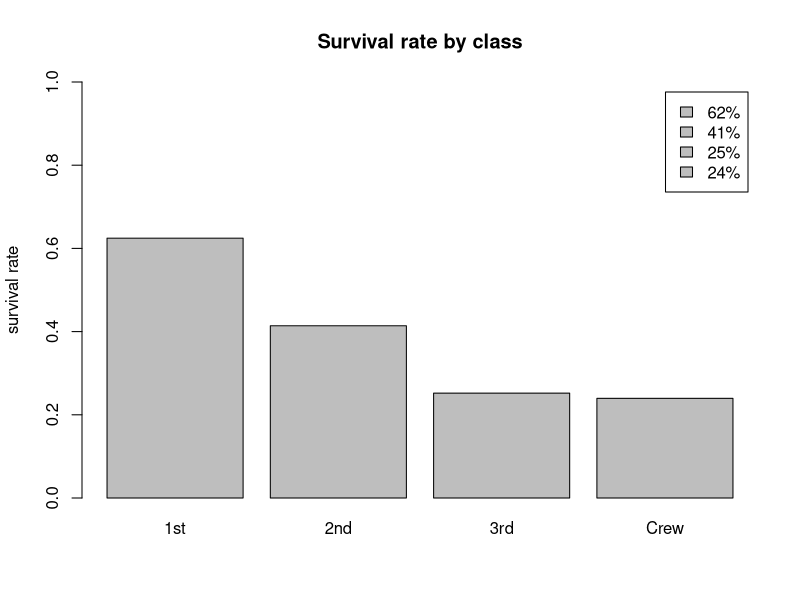
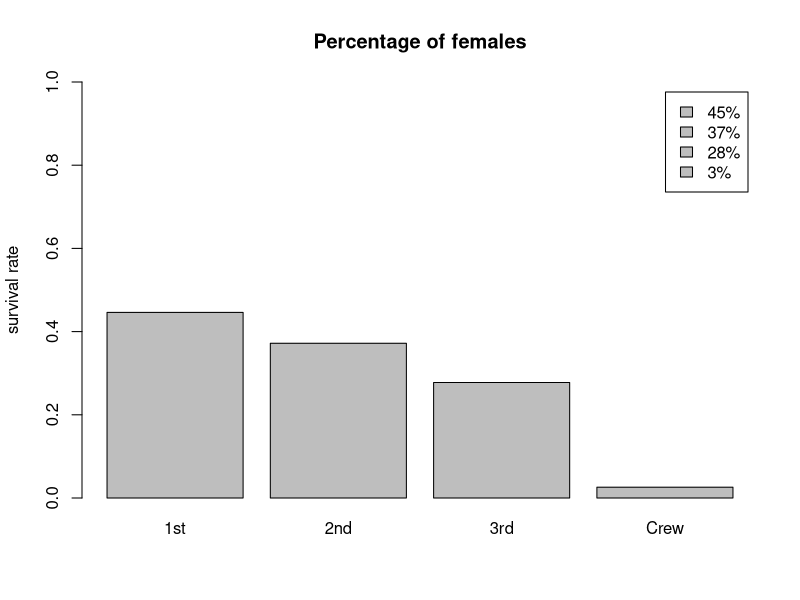

R code for these plots, in order:
## ---- chunk 1
############################################################
# by() function
# https://mp.weixin.qq.com/s?__biz=MzAxMDkxODM1Ng==&mid=2247490048&idx=1&sn=f79c7f9846515b8b588fefb135941f11&chksm=9b485abbac3fd3ad9c6432e3499882ce3a7cc460de9aacecb044745b310b660bec3ccca5cfe5&mpshare=1&scene=1&srcid=&key=bbe6b9114c051855c6e05c5f6a5dc16d5addeee60f7ac2d928317c33a17c5a647777eb26dd5d98532d1628085ee72a0a7eb83e2b7f5b3dc8f9c842ddd80609bbb2a627c9df7c7893b11d41fddf3a7011&ascene=1&uin=NzA3NTE3MTMz&devicetype=Windows+10&version=62060739&lang=en&pass_ticket=BtEL1XKYSfD1qCReMjnXodlolddB4kzH3wnV2pDFI0ABdnNAi32nzLgFOVceqYYQ
############################################################

data("Titanic")
library(data.table)
# transforming from class table to dataframe
dtTitanic = data.table(Titanic)
colnames(dtTitanic)[5] = "Freq"



#impact of one feature

############################################################
# by() a super useful way to summarize the dataframe
# no need to use table()
############################################################



dtClass <- dtTitanic[, list(n=sum(Freq)), by=c('Survived',
'Class')]
dtClass[, percentage := n / sum(n), by='Class']
dtClass[, textPercentage := paste(round(percentage * 100), '%',
sep='')]
barplot(
height=dtClass[Survived == 'Yes', percentage],
names.arg=dtClass[Survived == 'Yes', Class],
# col=dtClass[Survived == 'Yes', Class],
ylim=c(0, 1),
legend.text=dtClass[Survived == 'Yes', textPercentage],
ylab='survival rate',
main='Survival rate by class'
)


#the impact of two features combined
dtGenderFreq <- dtTitanic[, list(n=sum(Freq)), by=c('Sex', 'Class')]
dtGenderFreq[, percentage := n / sum(n), by='Class']
dtGenderFreq <- dtGenderFreq[Sex == 'Female']
dtGenderFreq[, textPercentage := paste(round(percentage * 100), '%',
sep='')]
barplot(
height=dtGenderFreq[, percentage],
names.arg=dtGenderFreq[, Class],
# col=dtGenderFreq[, Class],
ylim=c(0, 1),
legend.text=dtGenderFreq[, textPercentage],
ylab='survival rate',
main='Percentage of females'
)
